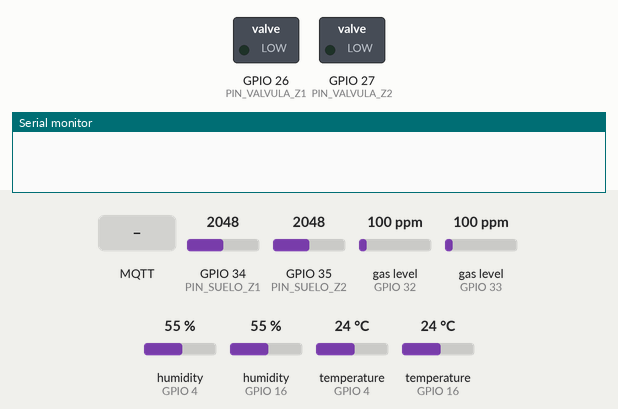
A sketch run on a simulated ESP32. Parts: switched loads named in the sketch (green lamp = pin HIGH), the last lines printed to the serial monitor. The test bench sets the inputs (shaded band); at power-on: GPIO 34 (PIN_SUELO_Z1) = 2048, GPIO 35 (PIN_SUELO_Z2) = 2048, gas level (sensors on GPIO 32, GPIO 33) 100 ppm, humidity (sensors on GPIO 4, GPIO 16) 55 %, temperature (sensors on GPIO 4, GPIO 16) 24 °C. WiFi joins after 1.5 s; servers stay silent unless stated; no MQTT or app messages arrive unless stated.

Above: at 0.0 s.
At 7.2 s:
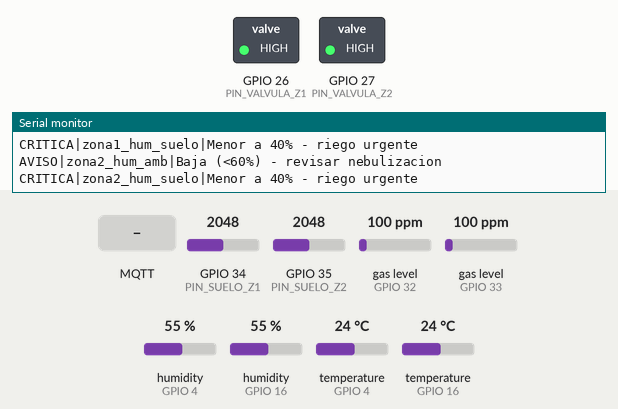
7.3 s: MQTT message "auto" arrives on the first subscribed topic
8.8 s: MQTT message "1" arrives on the first subscribed topic
Timing chart, 0 to 11.8 s (numbered marks = the images above; inputs shaded):
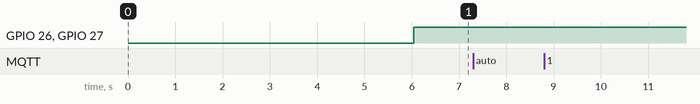

The sketch:

ESP32_sensors.ino
```cpp
// Monitor de cultivo de jitomate — ESP32
// FreeRTOS + WiFi + MQTT + 2 zonas independientes (DHT11, MQ-135, suelo, válvula)

#include <Arduino.h>
#include "DHT.h"
#include <WiFi.h>
#include <PubSubClient.h>
#include <MQUnifiedsensor.h>
#include <ArduinoJson.h>

// WiFi y MQTT
#define WIFI_SSID       "SRAI"
#define WIFI_PASSWORD   "SRAI_E310"

#define MQTT_BROKER     "10.42.0.1"
#define MQTT_PORT       1883
#define MQTT_CLIENT_ID  "ESP32_1"
#define MQTT_USER       ""
#define MQTT_PASSWORD   ""

// Tópicos MQTT
String TOPIC_ALERTAS;
String TOPIC_ESTADO;
String TOPIC_CMD;     // topico de comandos

// Pines — zona 1
#define DHTPIN_Z1       4
#define PIN_MQ135_Z1    32
#define PIN_SUELO_Z1    34
#define PIN_VALVULA_Z1  26
#define DHTTYPE_Z1         DHT22

// Pines — zona 2
#define DHTPIN_Z2       16
#define PIN_MQ135_Z2    33
#define PIN_SUELO_Z2    35
#define PIN_VALVULA_Z2  27
#define DHTTYPE_Z2         DHT22

// Parámetros de cultivo — DHT11
const float TEMP_OPT_MIN     = 22.0;
const float TEMP_OPT_MAX     = 28.0;
const float TEMP_CRITICA      = 35.0;

const float HUM_AMB_OPT_MIN  = 60.0;
const float HUM_AMB_OPT_MAX  = 80.0;
const float HUM_AMB_CRITICA   = 90.0;

// Parámetros de cultivo — suelo
const int SUELO_RIEGO_MIN    = 60;
const int SUELO_RIEGO_MAX    = 80;
const int SUELO_CRITICO      = 40;

const int SUELO_VALOR_SECO   = 2389;
const int SUELO_VALOR_HUMEDO = 352;

// Parámetros de cultivo — MQ-135
const float CO2_OPTIMO       = 1200.0;
const float CO2_ADVERTENCIA  = 2000.0;
const float CO2_CRITICO      = 5000.0;

// MQ-135
#define MQ135_BOARD         "ESP32"
#define MQ135_VOLTAJE       3.3
#define MQ135_RL            10.0
#define MQ135_MUESTRAS_CAL  100
#define MQ135_RATIO_AIRE    3.6

// ADC
#define ADC_MUESTRAS        16

// Intervalos de tareas (ms)
#define INTERVALO_SENSORES_MS   60000   // cada minuto
#define INTERVALO_MQTT_LOOP_MS    100


// Objetos globales
DHT dht1(DHTPIN_Z1, DHTTYPE_Z1);
DHT dht2(DHTPIN_Z2, DHTTYPE_Z2);

WiFiClient   wifiClient;
PubSubClient mqttClient(wifiClient);

MQUnifiedsensor mq135_z1(MQ135_BOARD, MQ135_VOLTAJE, 12, PIN_MQ135_Z1, "MQ-135");
MQUnifiedsensor mq135_z2(MQ135_BOARD, MQ135_VOLTAJE, 12, PIN_MQ135_Z2, "MQ-135");

// Datos por zona
struct DatosZona {
  float temperatura;
  float humedadAmbiente;
  int   humedadSuelo;
  bool  valvula;
  float ppmCO2;
  float ppmCO;
  float ppmNH3;
  float ppmAlcohol;
  float ppmHumo;
  float ppmTolueno;
  float ppmAcetona;
  bool  valido;
};

DatosZona datoZ1;
DatosZona datoZ2;

SemaphoreHandle_t xMutexDatos;

// control manual de valvulas
bool modoManualZ1 = false;
bool modoManualZ2 = false;
bool cmdValvulaZ1 = false;
bool cmdValvulaZ2 = false;

// Handles FreeRTOS
TaskHandle_t hTareaSensores = NULL;
TaskHandle_t hTareaMQTT     = NULL;

// Prototipos
void   iniciarTopicos();
void   calibrarMQ135(MQUnifiedsensor &sensor, const char *etiqueta);
void   leerMQ135(MQUnifiedsensor &sensor, DatosZona &zona);
int    leerSueloPromedio(int pin, int muestras);
void   tareaLecturaSensores(void *pvParameters);
void   tareaMQTT(void *pvParameters);
void   publicarEstadoYAlertas();
void   conectarWiFi();
void   conectarMQTT();
String evaluarTemperatura(float t, int zona);
String evaluarHumedadAmbiente(float h, int zona);
String evaluarHumedadSuelo(int s, int zona);
String evaluarCalidadAire(float co2ppm, int zona);
String construirJSONZona(const DatosZona &d, int zona);
String construirJSONCompleto(const DatosZona &z1, const DatosZona &z2);

// Tópicos
void iniciarTopicos() {
  String base   = String("invernadero/jitomate/") + MQTT_CLIENT_ID;
  TOPIC_ALERTAS = base + "/alertas";
  TOPIC_ESTADO  = base + "/estado";
  TOPIC_CMD     = base + "/cmd";
}

// callback de comandos MQTT
void callbackMQTT(char* topic, byte* payload, unsigned int length) {
  StaticJsonDocument<128> doc;
  DeserializationError err = deserializeJson(doc, payload, length);
  if (err) {
    Serial.printf("[CMD] JSON invalido: %s\n", err.c_str());
    return;
  }

  if (!doc.containsKey("zona")) {
    Serial.println("[CMD] Falta campo zona");
    return;
  }
  int zona = doc["zona"].as<int>();
  if (zona != 1 && zona != 2) {
    Serial.printf("[CMD] Zona invalida: %d\n", zona);
    return;
  }

  const char* modo = doc["modo"] | "";
  if (strcmp(modo, "auto") == 0) {
    if (xSemaphoreTake(xMutexDatos, pdMS_TO_TICKS(200)) == pdTRUE) {
      if (zona == 1) modoManualZ1 = false;
      else           modoManualZ2 = false;
      xSemaphoreGive(xMutexDatos);
    }
    Serial.printf("[CMD] Zona %d -> AUTOMATICO\n", zona);
    return;
  }

  if (!doc.containsKey("valvula")) {
    Serial.println("[CMD] Falta campo valvula/modo");
    return;
  }
  bool abrir = doc["valvula"].as<bool>();

  if (xSemaphoreTake(xMutexDatos, pdMS_TO_TICKS(200)) == pdTRUE) {
    if (zona == 1) {
      modoManualZ1 = true;
      cmdValvulaZ1 = abrir;
      digitalWrite(PIN_VALVULA_Z1, abrir ? HIGH : LOW);
      datoZ1.valvula = abrir;
    } else {
      modoManualZ2 = true;
      cmdValvulaZ2 = abrir;
      digitalWrite(PIN_VALVULA_Z2, abrir ? HIGH : LOW);
      datoZ2.valvula = abrir;
    }
    xSemaphoreGive(xMutexDatos);
  }

  Serial.printf("[CMD] Zona %d -> MANUAL, valvula %s\n", zona, abrir ? "ABIERTA" : "CERRADA");
}

// Calibración R0 — recibe el sensor por referencia
void calibrarMQ135(MQUnifiedsensor &sensor, const char *etiqueta) {
  Serial.printf("Calibrando %s en aire limpio...\n", etiqueta);

  sensor.setRegressionMethod(1);
  sensor.init();

  float r0 = 0;
  for (int i = 0; i < MQ135_MUESTRAS_CAL; i++) {
    sensor.update();
    r0 += sensor.calibrate(MQ135_RATIO_AIRE);
    delay(10);
  }
  r0 /= MQ135_MUESTRAS_CAL;

  sensor.setR0(r0);
  Serial.printf("R0 %s: %.2f kOhm\n", etiqueta, r0);

  if (r0 < 1.0 || r0 > 100.0) {
    Serial.printf("ADVERTENCIA: R0 fuera de rango en %s - verifica conexion\n", etiqueta);
  }
}

// Lectura de gases MQ-135 — escribe directo en la estructura de zona
void leerMQ135(MQUnifiedsensor &sensor, DatosZona &zona) {
  sensor.update();

  sensor.setA(110.47); sensor.setB(-2.862);
  zona.ppmCO2     = sensor.readSensor();

  sensor.setA(605.18); sensor.setB(-3.937);
  zona.ppmCO      = sensor.readSensor();

  sensor.setA(102.2);  sensor.setB(-2.473);
  zona.ppmNH3     = sensor.readSensor();

  sensor.setA(77.255); sensor.setB(-3.18);
  zona.ppmAlcohol = sensor.readSensor();

  sensor.setA(3616.1); sensor.setB(-2.675);
  zona.ppmHumo    = sensor.readSensor();

  sensor.setA(44.947); sensor.setB(-3.445);
  zona.ppmTolueno = sensor.readSensor();

  sensor.setA(34.668); sensor.setB(-3.369);
  zona.ppmAcetona = sensor.readSensor();
}

// Lectura promediada sensor capacitivo de suelo
int leerSueloPromedio(int pin, int muestras) {
  long suma = 0;
  for (int i = 0; i < muestras; i++) {
    suma += analogRead(pin);
    delayMicroseconds(100);
  }
  return (int)(suma / muestras);
}

// Setup
void setup() {
  Serial.begin(115200);
  delay(500);
  Serial.println("=== Monitoreo ESP32 1 ===");

  iniciarTopicos();

  dht1.begin();
  dht2.begin();
  delay(2000);

  pinMode(PIN_VALVULA_Z1, OUTPUT);
  pinMode(PIN_VALVULA_Z2, OUTPUT);
  digitalWrite(PIN_VALVULA_Z1, LOW);
  digitalWrite(PIN_VALVULA_Z2, LOW);

  // Calibración independiente por sensor
  calibrarMQ135(mq135_z1, "MQ135-Z1");
  calibrarMQ135(mq135_z2, "MQ135-Z2");

  conectarWiFi();

  mqttClient.setServer(MQTT_BROKER, MQTT_PORT);
  mqttClient.setCallback(callbackMQTT);
  mqttClient.setBufferSize(1024);
  mqttClient.setKeepAlive(30);

  xMutexDatos = xSemaphoreCreateMutex();
  datoZ1 = { 0, 0, 0, false, 0, 0, 0, 0, 0, 0, 0, false };
  datoZ2 = { 0, 0, 0, false, 0, 0, 0, 0, 0, 0, 0, false };

  xTaskCreatePinnedToCore(tareaLecturaSensores, "TareaSensores", 8192, NULL, 2, &hTareaSensores, 0);
  xTaskCreatePinnedToCore(tareaMQTT,            "TareaMQTT",     8192, NULL, 1, &hTareaMQTT,     1);

  Serial.println("Tareas FreeRTOS iniciadas.");
  Serial.println("  [Nucleo 0] TareaSensores");
  Serial.println("  [Nucleo 1] TareaMQTT");
}

void loop() {
  vTaskDelete(NULL);
}

// Tarea 1 — Sensores y control de válvulas (núcleo 0)
void tareaLecturaSensores(void *pvParameters) {
  TickType_t xLastWake = xTaskGetTickCount();

  for (;;) {
    DatosZona z1, z2;

    // DHT11
    z1.temperatura     = dht1.readTemperature();
    z1.humedadAmbiente = dht1.readHumidity();

    // DHT22
    z2.temperatura     = dht2.readTemperature();
    z2.humedadAmbiente = dht2.readHumidity();
    // Valores fijos de prueba
    //z2.temperatura     = 27.1;
    //z2.humedadAmbiente = 52.0;
    // Humedad de suelo
    int rawZ1       = leerSueloPromedio(PIN_SUELO_Z1, ADC_MUESTRAS);
    z1.humedadSuelo = constrain(map(rawZ1, SUELO_VALOR_SECO, SUELO_VALOR_HUMEDO, 0, 100), 0, 100);

    int rawZ2       = leerSueloPromedio(PIN_SUELO_Z2, ADC_MUESTRAS);
    z2.humedadSuelo = constrain(map(rawZ2, SUELO_VALOR_SECO, SUELO_VALOR_HUMEDO, 0, 100), 0, 100);

    bool manualZ1 = false, manualZ2 = false, cmdZ1 = false, cmdZ2 = false;
    if (xSemaphoreTake(xMutexDatos, pdMS_TO_TICKS(100)) == pdTRUE) {
      manualZ1 = modoManualZ1; cmdZ1 = cmdValvulaZ1;
      manualZ2 = modoManualZ2; cmdZ2 = cmdValvulaZ2;
      xSemaphoreGive(xMutexDatos);
    }

    // control de valvulas
    if (manualZ1) {
      digitalWrite(PIN_VALVULA_Z1, cmdZ1 ? HIGH : LOW);
    } else if (z1.humedadSuelo <= SUELO_RIEGO_MIN) {
      digitalWrite(PIN_VALVULA_Z1, HIGH);
    } else if (z1.humedadSuelo >= SUELO_RIEGO_MAX) {
      digitalWrite(PIN_VALVULA_Z1, LOW);
    }

    if (manualZ2) {
      digitalWrite(PIN_VALVULA_Z2, cmdZ2 ? HIGH : LOW);
    } else if (z2.humedadSuelo <= SUELO_RIEGO_MIN) {
      digitalWrite(PIN_VALVULA_Z2, HIGH);
    } else if (z2.humedadSuelo >= SUELO_RIEGO_MAX) {
      digitalWrite(PIN_VALVULA_Z2, LOW);
    }

    z1.valvula = digitalRead(PIN_VALVULA_Z1);
    z2.valvula = digitalRead(PIN_VALVULA_Z2);

    // MQ-135
    leerMQ135(mq135_z1, z1);
    leerMQ135(mq135_z2, z2);
        // Valores fijos de prueba — zona 2
   // z2.ppmCO2     = 800.0;
   // z2.ppmCO      = 1.5;
   // z2.ppmNH3     = 2.0;
   // z2.ppmAlcohol = 0.5;
   // z2.ppmHumo    = 3.0;
   // z2.ppmTolueno = 0.8;
   // z2.ppmAcetona = 1.2;

    z1.valido = !isnan(z1.temperatura) && !isnan(z1.humedadAmbiente) && z1.ppmCO2 > 0;
    z2.valido = !isnan(z2.temperatura) && !isnan(z2.humedadAmbiente) && z2.ppmCO2 > 0;

    if (xSemaphoreTake(xMutexDatos, pdMS_TO_TICKS(100)) == pdTRUE) {
      datoZ1 = z1;
      datoZ2 = z2;
      xSemaphoreGive(xMutexDatos);
    }

    // notifica a la tarea MQTT
    if (hTareaMQTT != NULL) xTaskNotifyGive(hTareaMQTT);

    // Serial — zona 1
    Serial.println("--- Zona 1 ---");
    Serial.printf("  Temperatura:      %.1f C\n",  z1.temperatura);
    Serial.printf("  Humedad ambiente: %.1f %%\n", z1.humedadAmbiente);
    Serial.printf("  Suelo:            %d %%  Valvula: %s\n", z1.humedadSuelo, z1.valvula ? "ABIERTA" : "CERRADA");
    Serial.printf("  CO2: %.1f  CO: %.1f  NH3: %.1f  Alcohol: %.1f  Humo: %.1f  Tolueno: %.1f  Acetona: %.1f (ppm)\n",
      z1.ppmCO2, z1.ppmCO, z1.ppmNH3, z1.ppmAlcohol, z1.ppmHumo, z1.ppmTolueno, z1.ppmAcetona);

    // Serial — zona 2
    Serial.println("--- Zona 2 ---");
    Serial.printf("  Temperatura:      %.1f C\n",  z2.temperatura);
    Serial.printf("  Humedad ambiente: %.1f %%\n", z2.humedadAmbiente);
    Serial.printf("  Suelo:            %d %%  Valvula: %s\n", z2.humedadSuelo, z2.valvula ? "ABIERTA" : "CERRADA");
    Serial.printf("  CO2: %.1f  CO: %.1f  NH3: %.1f  Alcohol: %.1f  Humo: %.1f  Tolueno: %.1f  Acetona: %.1f (ppm)\n",
      z2.ppmCO2, z2.ppmCO, z2.ppmNH3, z2.ppmAlcohol, z2.ppmHumo, z2.ppmTolueno, z2.ppmAcetona);

    vTaskDelayUntil(&xLastWake, pdMS_TO_TICKS(INTERVALO_SENSORES_MS));
  }
}

// Tarea 2 — MQTT (nucleo 1)
void tareaMQTT(void *pvParameters) {
  conectarMQTT();

  for (;;) {
    if (!mqttClient.connected()) conectarMQTT();
    mqttClient.loop();

    if (ulTaskNotifyTake(pdTRUE, 0) > 0) {
      publicarEstadoYAlertas();
    }

    vTaskDelay(pdMS_TO_TICKS(INTERVALO_MQTT_LOOP_MS));
  }
}

// Lee el último dato compartido y publica estado + alertas por MQTT
void publicarEstadoYAlertas() {
  DatosZona z1, z2;
  if (xSemaphoreTake(xMutexDatos, pdMS_TO_TICKS(100)) == pdTRUE) {
    z1 = datoZ1;
    z2 = datoZ2;
    xSemaphoreGive(xMutexDatos);
  } else {
    return;
  }

  String json = construirJSONCompleto(z1, z2);
  mqttClient.publish(TOPIC_ESTADO.c_str(), json.c_str());

  // Alertas por zona
  String alerta = "";
  if (z1.valido) {
    alerta += evaluarTemperatura(z1.temperatura, 1);
    alerta += evaluarHumedadAmbiente(z1.humedadAmbiente, 1);
    alerta += evaluarHumedadSuelo(z1.humedadSuelo, 1);
    alerta += evaluarCalidadAire(z1.ppmCO2, 1);
  } else {
    alerta += "CRITICA|zona1|Fallo en lectura de sensores\n";
  }

  if (z2.valido) {
    alerta += evaluarTemperatura(z2.temperatura, 2);
    alerta += evaluarHumedadAmbiente(z2.humedadAmbiente, 2);
    alerta += evaluarHumedadSuelo(z2.humedadSuelo, 2);
    alerta += evaluarCalidadAire(z2.ppmCO2, 2);
  } else {
    alerta += "CRITICA|zona2|Fallo en lectura de sensores\n";
  }

  if (alerta.length() > 0) {
    mqttClient.publish(TOPIC_ALERTAS.c_str(), alerta.c_str());
    Serial.println("Alertas publicadas:");
    Serial.println(alerta);
  }
}

// WiFi
void conectarWiFi() {
  Serial.printf("Conectando a WiFi: %s", WIFI_SSID);
  WiFi.mode(WIFI_STA);
  WiFi.begin(WIFI_SSID, WIFI_PASSWORD);

  int intentos = 0;
  while (WiFi.status() != WL_CONNECTED && intentos < 30) {
    vTaskDelay(pdMS_TO_TICKS(500));
    Serial.print(".");
    intentos++;
  }

  if (WiFi.status() == WL_CONNECTED) {
    Serial.printf("\nWiFi conectado. IP: %s\n", WiFi.localIP().toString().c_str());
  } else {
    Serial.println("\nError: No se pudo conectar al WiFi. Reiniciando...");
    esp_restart();
  }
}

// MQTT
void conectarMQTT() {
  int intentos = 0;
  while (!mqttClient.connected() && intentos < 5) {
    Serial.printf("Conectando al broker MQTT %s:%d...", MQTT_BROKER, MQTT_PORT);

    bool conectado = (strlen(MQTT_USER) > 0)
      ? mqttClient.connect(MQTT_CLIENT_ID, MQTT_USER, MQTT_PASSWORD)
      : mqttClient.connect(MQTT_CLIENT_ID);

    if (conectado) {
      Serial.println(" OK");
      mqttClient.publish(TOPIC_ESTADO.c_str(), "{\"evento\":\"online\",\"dispositivo\":\"ESP32_zona_1\"}");
      mqttClient.subscribe(TOPIC_CMD.c_str());
      Serial.printf("Suscrito a: %s\n", TOPIC_CMD.c_str());
    } else {
      Serial.printf(" Error: estado=%d. Reintentando en 3 s...\n", mqttClient.state());
      vTaskDelay(pdMS_TO_TICKS(3000));
      intentos++;
    }
  }
}

// Evaluaciones
String evaluarTemperatura(float t, int zona) {
  String z = "|zona" + String(zona) + "_temp|";
  if (isnan(t))         return "CRITICA"     + z + "Error de lectura DHT11\n";
  if (t > TEMP_CRITICA) return "CRITICA"     + z + "Mayor a 35C - activar extractor\n";
  if (t > TEMP_OPT_MAX) return "ADVERTENCIA" + z + "Alta (28-35C) - revisar ventilacion\n";
  if (t < TEMP_OPT_MIN) return "AVISO"       + z + "Baja (<22C) - considerar calefaccion\n";
  return "";
}

String evaluarHumedadAmbiente(float h, int zona) {
  String z = "|zona" + String(zona) + "_hum_amb|";
  if (isnan(h))             return "CRITICA"     + z + "Error de lectura DHT11\n";
  if (h > HUM_AMB_CRITICA)  return "CRITICA"     + z + "Mayor a 90% - riesgo de hongos, activar extractor\n";
  if (h > HUM_AMB_OPT_MAX)  return "ADVERTENCIA" + z + "Alta (80-90%) - aumentar ventilacion\n";
  if (h < HUM_AMB_OPT_MIN)  return "AVISO"       + z + "Baja (<60%) - revisar nebulizacion\n";
  return "";
}

String evaluarHumedadSuelo(int s, int zona) {
  String z = "|zona" + String(zona) + "_hum_suelo|";
  if (s < SUELO_CRITICO)   return "CRITICA"     + z + "Menor a 40% - riego urgente\n";
  if (s < SUELO_RIEGO_MIN) return "ADVERTENCIA" + z + "Baja (40-60%) - valvula abierta\n";
  if (s > SUELO_RIEGO_MAX) return "ADVERTENCIA" + z + "Exceso (>80%) - valvula cerrada\n";
  return "";
}

String evaluarCalidadAire(float co2ppm, int zona) {
  String z = "|zona" + String(zona) + "_co2|";
  if (co2ppm > CO2_CRITICO)     return "CRITICA"     + z + "Mayor a 5000 ppm - activar ventilacion urgente\n";
  if (co2ppm > CO2_ADVERTENCIA) return "ADVERTENCIA" + z + "Alta (2000-5000 ppm) - aumentar ventilacion\n";
  if (co2ppm > CO2_OPTIMO)      return "AVISO"       + z + "Sobre nivel optimo (>1200 ppm)\n";
  return "";
}

// NaN se serializa como null
static String numOrNull(float v, int dec) {
  return isnan(v) ? String("null") : String(v, dec);
}

// JSON por zona
String construirJSONZona(const DatosZona &d, int zona) {
  String estadoTemp   = isnan(d.temperatura)                  ? "sin_dato"    :
                        (d.temperatura > TEMP_CRITICA)        ? "critica"     :
                        (d.temperatura > TEMP_OPT_MAX)        ? "advertencia" :
                        (d.temperatura < TEMP_OPT_MIN)        ? "baja"        : "optima";

  String estadoHumAmb = isnan(d.humedadAmbiente)              ? "sin_dato"    :
                        (d.humedadAmbiente > HUM_AMB_CRITICA) ? "critica"     :
                        (d.humedadAmbiente > HUM_AMB_OPT_MAX) ? "advertencia" :
                        (d.humedadAmbiente < HUM_AMB_OPT_MIN) ? "baja"        : "optima";

  String estadoSuelo  = (d.humedadSuelo < SUELO_CRITICO)      ? "critica" :
                        (d.humedadSuelo < SUELO_RIEGO_MIN)     ? "riego"   :
                        (d.humedadSuelo > SUELO_RIEGO_MAX)     ? "exceso"  : "optima";

  String estadoCO2    = isnan(d.ppmCO2)                       ? "sin_dato"    :
                        (d.ppmCO2 > CO2_CRITICO)              ? "critica"     :
                        (d.ppmCO2 > CO2_ADVERTENCIA)           ? "advertencia" :
                        (d.ppmCO2 > CO2_OPTIMO)                ? "aviso"       : "optima";

  String json = "{";
  json += "\"temperatura\":"      + numOrNull(d.temperatura, 1)     + ",";
  json += "\"temp_estado\":\""    + estadoTemp                      + "\",";
  json += "\"hum_ambiente\":"     + numOrNull(d.humedadAmbiente, 1) + ",";
  json += "\"hum_amb_estado\":\"" + estadoHumAmb                    + "\",";
  json += "\"hum_suelo\":"        + String(d.humedadSuelo)          + ",";
  json += "\"suelo_estado\":\""   + estadoSuelo                     + "\",";
  json += "\"valvula\":\""        + String(d.valvula ? "ABIERTA" : "CERRADA") + "\",";
  json += "\"co2_ppm\":"          + numOrNull(d.ppmCO2, 1)          + ",";
  json += "\"co2_estado\":\""     + estadoCO2                       + "\",";
  json += "\"co_ppm\":"           + numOrNull(d.ppmCO, 1)           + ",";
  json += "\"nh3_ppm\":"          + numOrNull(d.ppmNH3, 1)          + ",";
  json += "\"alcohol_ppm\":"      + numOrNull(d.ppmAlcohol, 1)      + ",";
  json += "\"humo_ppm\":"         + numOrNull(d.ppmHumo, 1)         + ",";
  json += "\"tolueno_ppm\":"      + numOrNull(d.ppmTolueno, 1)      + ",";
  json += "\"acetona_ppm\":"      + numOrNull(d.ppmAcetona, 1);
  json += "}";
  return json;
}

// JSON raíz con ambas zonas
String construirJSONCompleto(const DatosZona &z1, const DatosZona &z2) {
  String j1 = construirJSONZona(z1, 1);
  String j2 = construirJSONZona(z2, 2);
  return "{\"zona1\":" + j1 + ",\"zona2\":" + j2 + "}";
}
```
